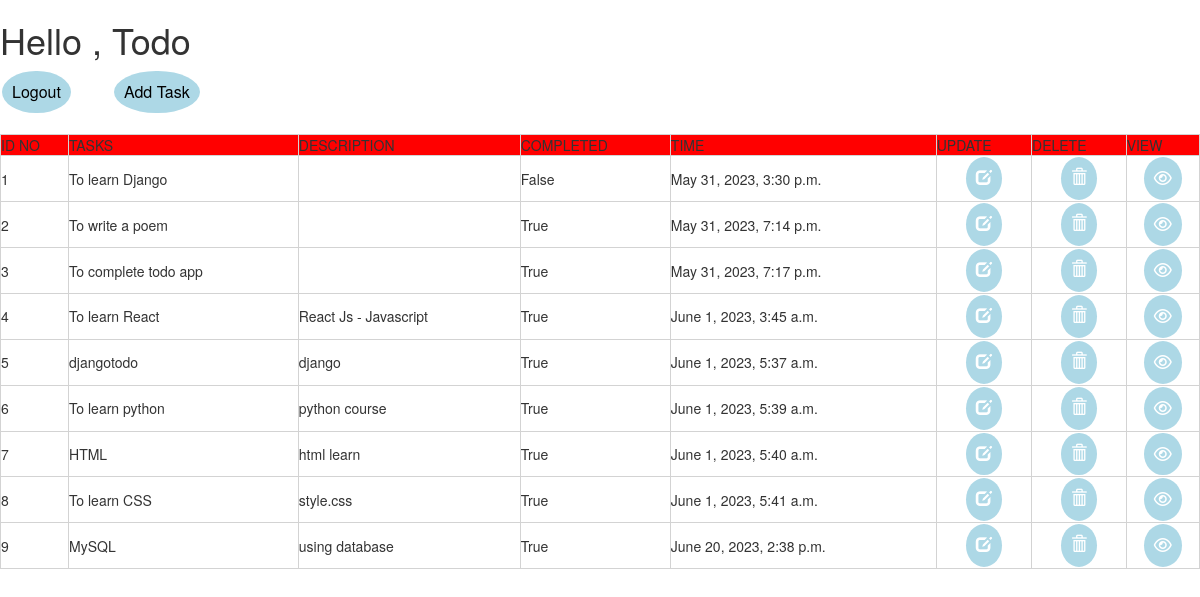
Screenshot of /list/ (signed in) with the database file from the repository.
### todos/models.py (models this page shows, shortened)
class Task(models.Model):
    user = models.ForeignKey(User,on_delete=models.CASCADE,null=True,blank=True)
    title = models.CharField(max_length=150,null=True,blank=True)
    description = models.TextField(default='')
    completed = models.BooleanField(default=False)
    created = models.DateTimeField(auto_now_add=True)

### todos/views.py (the view)
# urls.py: path('list/',TaskList.as_view(),name='task'),
class TaskList(LoginRequiredMixin,ListView):
    model = Task
    context_object_name = 'task'
    template_name = 'list.html'

### templates/list.html (shortened to what this page needs)
<!DOCTYPE html>
<html lang="en">
<head>
    <link rel="stylesheet" href="https://maxcdn.bootstrapcdn.com/bootstrap/3.3.7/css/bootstrap.min.css">
    <link rel="stylesheet" href="https://cdnjs.cloudflare.com/ajax/libs/font-awesome/4.7.0/css/font-awesome.min.css">
</head>
<body>
<div class="header-bar">
    <div>
        <h1>Hello , {{user.username | title}}</h1>
    </div>
    {% if request.user.is_authenticated %}
    <a href="{% url 'logout' %}"> <button   type="submit" style="color:BLACK "> Logout </button> </a>&nbsp;&nbsp;&nbsp;&nbsp;&nbsp;&nbsp;&nbsp;&nbsp;
    <a href="{% url 'task-create' %}"><button   type="submit" style="color:BLACK "> Add Task </BUTTON> </a>
    {% else %}
    <a href="{% url 'login' %}"> <button   type="submit" style="color:BLACK "> Login </button> </a><br>
    {% endif %}
</div>
<br>
    <table>
        <center>
            <div class="task-wrapper">
                     <tr style="background-color:RED;">
                    <td>ID NO</td>
                    <td>TASKS</td>
                     <td>DESCRIPTION</td>
                     <td>COMPLETED</td>
                     <td>TIME</td>
                     <td>UPDATE</td>
                     <td>DELETE</td>
                     <td>VIEW</td>
                </tr>
                {% for tasks in task %}
                <tr >
                    <td>{{tasks.id}}</td>
                    <td>{{tasks.title}}</td>
                     <td>{{tasks.description}}</td>
                     <td>{{tasks.completed}}</td>
                     <td>{{tasks.created}}</td>
          </center>
                    <td><a href="{% url 'task-update' tasks.id %}"> <center><button style="font-size:20px background-color:white"> <span class="glyphicon glyphicon-edit"></span> </button> </center></a></td>
                    <td><a href="{% url 'task-delete' tasks.id %}"> <center><button style="font-size:20px background-color:white"> <span class="glyphicon glyphicon-trash"></span> </button> </center></a></td>
                    <td><a href="{% url 'task-details' tasks.id %}"> <center><button style="font-size:20px background-color:white"><i class="fa fa-eye"></i></button></center></a></td>
                </tr>
                {% endfor %}
    </table>
</body>
</html>

### templates/list.html (style rules this page uses)
table { border-collapse:collapse; width:100% }
table,th,td { border:0.2px solid #D3D3D3; }
button { background-color: lightblue; border: none; color: white; padding: 10px; text-align: center; text-decoration: none; display: inline-block; font-size: 16px; margin: 1px 2px; cursor: pointer; border-radius: 50%; text-align: right; }

### rows the page displays
Task: id "1", title "To learn Django", completed "False", created "May 31, 2023, 3:30 p.m."
Task: id "2", title "To write a poem", completed "True", created "May 31, 2023, 7:14 p.m."
Task: id "3", title "To complete todo app", completed "True", created "May 31, 2023, 7:17 p.m."
Task: id "4", title "To learn React", description "React Js - Javascript", completed "True", created "June 1, 2023, 3:45 a.m."
Task: id "5", title "djangotodo", description "django", completed "True", created "June 1, 2023, 5:37 a.m."
Task: id "6", title "To learn python", description "python course", completed "True", created "June 1, 2023, 5:39 a.m."
Task: id "7", title "HTML", description "html learn", completed "True", created "June 1, 2023, 5:40 a.m."
Task: id "8", title "To learn CSS", description "style.css", completed "True", created "June 1, 2023, 5:41 a.m."
Task: id "9", title "MySQL", description "using database", completed "True", created "June 20, 2023, 2:38 p.m."

### other values shown
{{ user.username | title }} "Todo"
